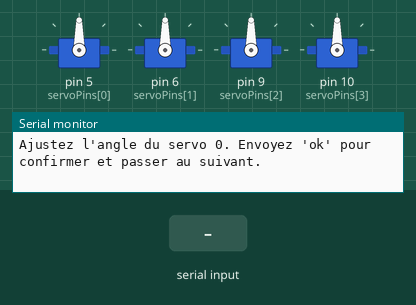
This sketch was run on a simulated Arduino Uno, built with avr-gcc and run on an emulated ATmega328P. Parts: 4 × servo, the last lines printed to the serial monitor. The inputs (shaded band) are chosen by the test bench.

Above: at 1.2 s.
1.3 s: "30,150\n" received over Serial
At 2.4 s:
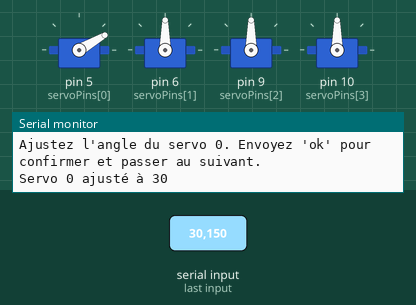
2.8 s: "5\n" received over Serial
At 3.5 s:
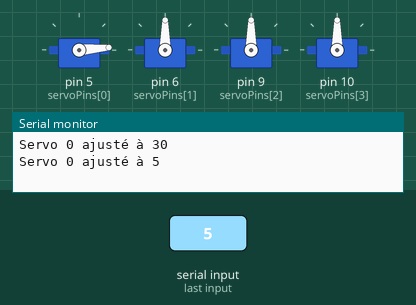
4.3 s: "90,45\n" received over Serial
At 4.6 s:
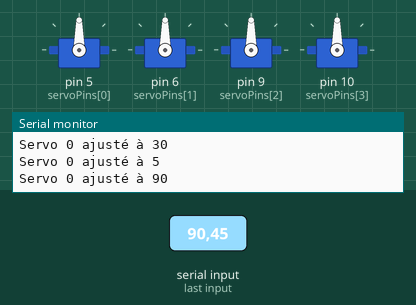
Timing chart, 0 to 7.3 s (numbered marks = the images above; inputs shaded):
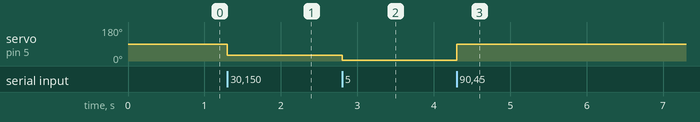

Measured:
- after the input at 1.3 s, servo on pin 5 (servoPins[0]): 90° → 30° at once
- after the input at 2.8 s, servo on pin 5 (servoPins[0]): 30° → 5° at once
- after the input at 4.3 s, servo on pin 5 (servoPins[0]): 5° → 90° at once

The sketch:

ukulele-servos-init.ino
```cpp
/************************************************************************************************************************************
// code prevu uniquement pour trouver les angles de contacts des pics sur la corde avec les 4 servomoteurs de grattage de l'intrument
************************************************************************************************************************************/
#include <Servo.h>

Servo servos[4];  // Un tableau pour contenir vos objets Servo.
int angles[4] = {90, 90, 90, 90};  // Angles initiaux pour chaque servo.
int servoPins[4] = {5, 6, 9, 10};  // Les pins auxquels les servos sont connectés.
int currentServo = 0;  // Le servo actuellement sélectionné pour le réglage.

void setup() {
  Serial.begin(115200);
  for(int i = 0; i < 4; i++) {
    servos[i].attach(servoPins[i]);  // Attachez chaque servo à son pin.
    servos[i].write(angles[i]);  // Mettez à jour l'angle initial de chaque servo.
  }
  Serial.println("Ajustez l'angle du servo 0. Envoyez 'ok' pour confirmer et passer au suivant.");
}

void loop() {
  if (Serial.available() > 0) {
    String command = Serial.readStringUntil('\n');  // Lire la commande jusqu'à la nouvelle ligne.
    command.trim();  // Enlever les espaces en début et fin de chaîne.

    if(command == "ok") {
      Serial.println("Angle confirmé.");
      if(currentServo < 3) {
        currentServo++;  // Passer au servo suivant
        Serial.print("Ajustez l'angle du servo ");
        Serial.print(currentServo);
        Serial.println(". Envoyez 'ok' pour confirmer et passer au suivant.");
      } else {
        Serial.println("Tous les servos sont réglés.");
      }
    } else {
      int angle = command.toInt();  // Convertir la commande en un entier.
      if(angle >= 0 && angle <= 180) {  // Vérifier si l'angle est valide.
        angles[currentServo] = angle;  // Mettre à jour l'angle du servo actuel.
        servos[currentServo].write(angle);  // Ajuster l'angle du servo actuel.
        Serial.print("Servo ");
        Serial.print(currentServo);
        Serial.print(" ajusté à ");
        Serial.println(angle);
      } else {
        Serial.println("Angle invalide. Entrez un nombre entre 0 et 180.");
      }
    }
  }
}
```
